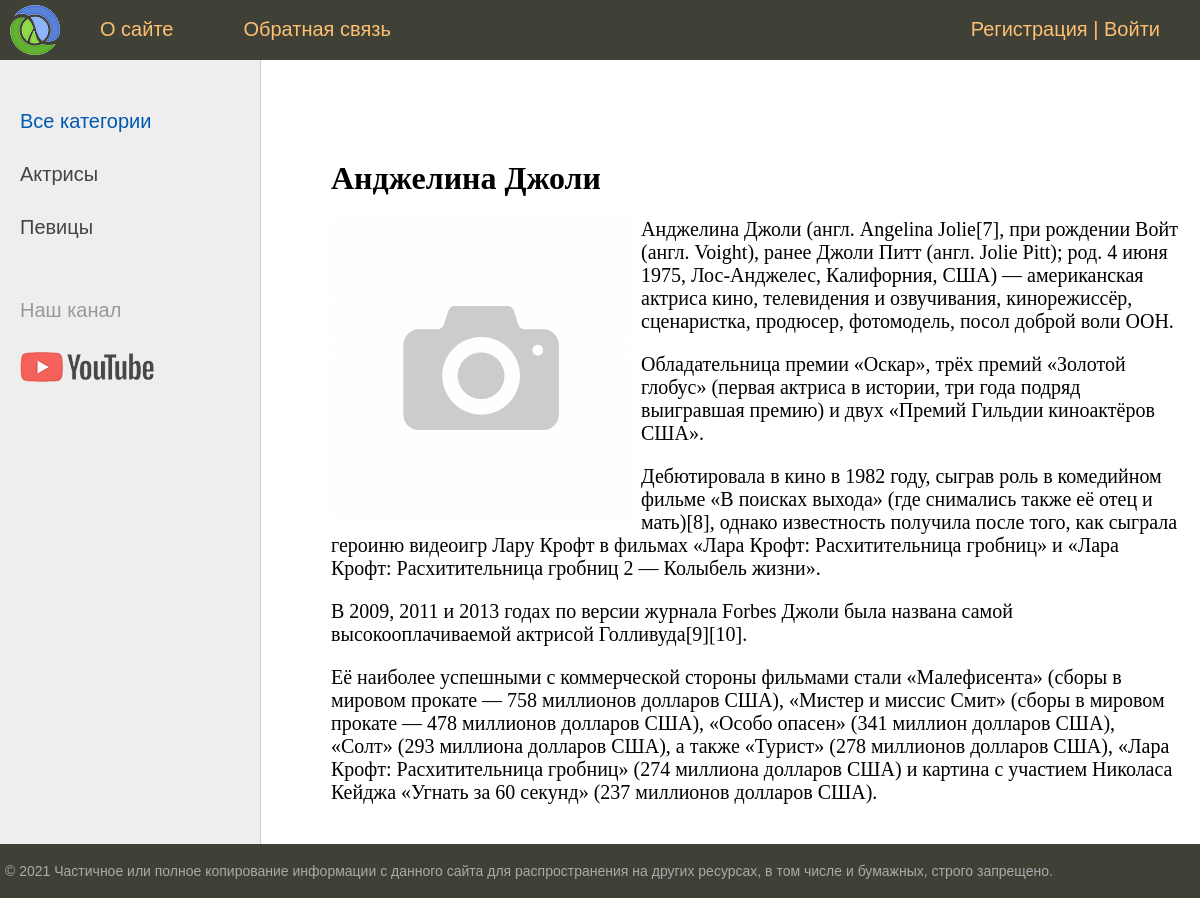
/post/andzhelina-dzholi/, run on an earlier commit of the app's database.
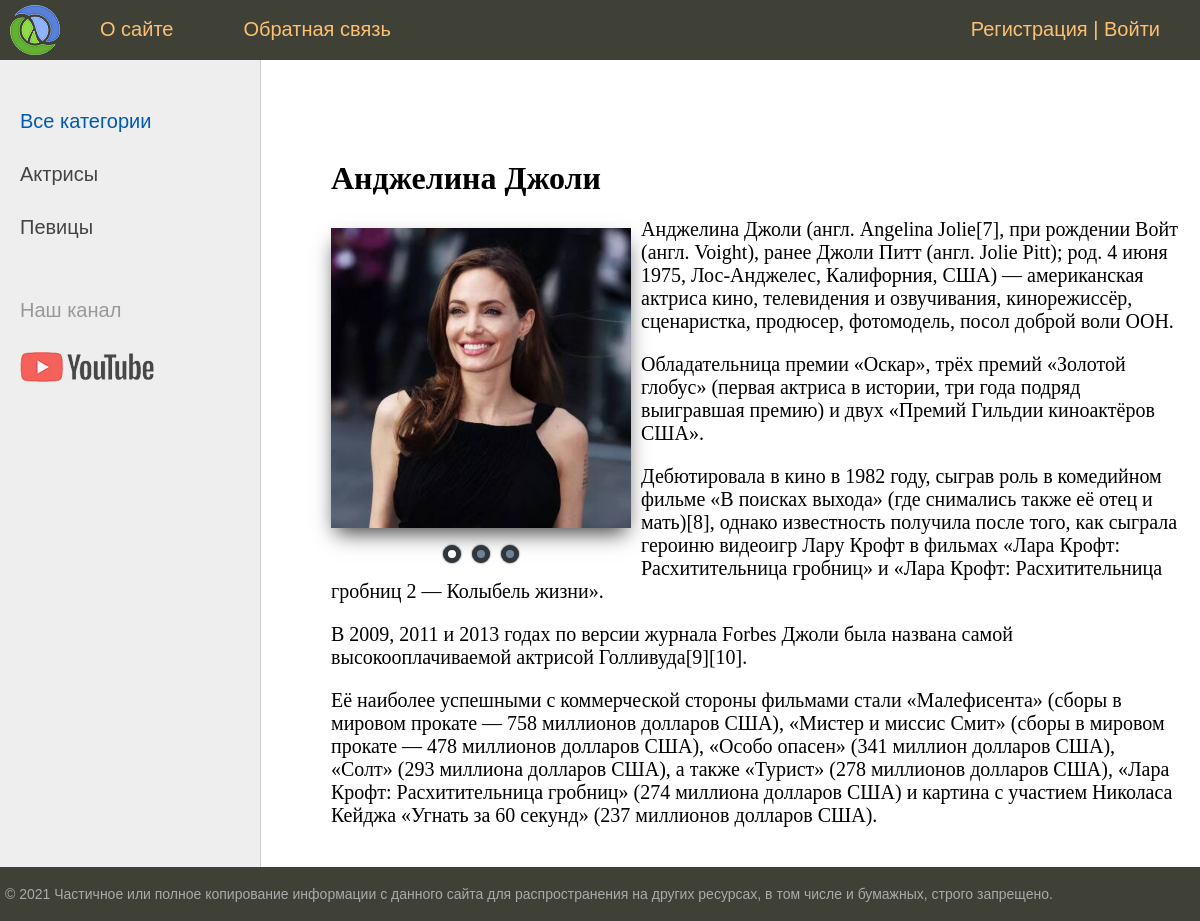
And on a later commit of the database.
### women/models.py (models this page shows, shortened)
class Category(models.Model):
    name = models.CharField(max_length=100, db_index=True, verbose_name="Категория")
    slug = models.SlugField(max_length=255, unique=True, db_index=True, verbose_name="URL")
    def __str__(self):
        return self.name
    """
    def get_absolute_url(self):
        return reverse('category', kwargs={'cat_id': self.pk})
    """
    def get_absolute_url(self):
        return reverse('category', kwargs={'cat_slug': self.slug})
    class Meta:
        verbose_name = 'Категория'
        verbose_name_plural = 'Категории'
        ordering = ['id']

class Women(models.Model):
    title = models.CharField(max_length=255, verbose_name="Заголовок")
    slug = models.SlugField(max_length=255, unique=True, db_index=True, verbose_name="URL")
    content = models.TextField(blank=True, verbose_name="Текст статьи")
    time_create = models.DateTimeField(auto_now_add=True, verbose_name="Время создания")
    time_update = models.DateTimeField(auto_now=True, verbose_name="Время изменения")
    is_published = models.BooleanField(default=True, verbose_name="Публикация")
    cat = models.ForeignKey('Category', on_delete=models.PROTECT, verbose_name="Категории")
    def __str__(self):
        return self.title
    """
    def get_absolute_url(self):
        return reverse('post', kwargs={'post_id': self.pk})
    """
    def get_absolute_url(self):
        return reverse('post', kwargs={'post_slug': self.slug})
    """
    def get_absolute_url2(self):
        return reverse('post', kwargs={'post_id': self.pk})
    """
    class Meta:
        verbose_name = 'Известные женщины'
        verbose_name_plural = 'Известные женщины'
        ordering = ['id']

class WomenPhoto(models.Model):
    photo = models.ImageField(upload_to="photos/%Y/%m/%d/", verbose_name="Фото")
    women = models.ForeignKey(Women, on_delete=models.PROTECT, verbose_name="Известные женщины")
    class Meta:
        verbose_name = 'Фотография известной женщины'
        verbose_name_plural = 'Фотографии известных женщин'

### women/views.py (the view)
# urls.py: path('post/<slug:post_slug>/', ShowPost.as_view(), name='post'),
class ShowPost(DataMixin, DetailView):
    model = Women
    template_name = 'women/post.html'
    slug_url_kwarg = 'post_slug'
    context_object_name = 'post'
    def get_context_data(self, *, object_list=None, **kwargs):
        context = super().get_context_data(**kwargs)
        c_def = self.get_user_context(title=context['post'])
        return dict(list(context.items()) + list(c_def.items()))

### women/templatetags/women_tags.py (called while the page is built)
@register.simple_tag(name='getcats')
def get_categories(filter=None):
    if not filter:
        return Category.objects.all()
    else:
        return Category.objects.filter(pk=filter)

@register.inclusion_tag('women/list_menu.html', takes_context=True)
def show_menu(context):
    request = context['request']
    user_menu = menu.copy()
    if not request.user.is_authenticated:
        user_menu.pop(1)
    context['menu'] = user_menu
    return context

@register.inclusion_tag('women/photo_post.html')
def show_photos_in_post(women_id=0):
    photos = WomenPhoto.objects.filter(women_id=women_id)
    return {"photos": photos}

### women/utils.py (called while the page is built)
    def get_user_context(self, **kwargs):
        context = kwargs
        cats = Category.objects.annotate(Count('women'))
        user_menu = menu.copy()
        if not self.request.user.is_authenticated:
            user_menu.pop(1)
        context['menu'] = user_menu
        context['cats'] = cats
        if 'cat_selected' not in context:
            context['cat_selected'] = 0
        return context

### women/templates/women/post.html
{% extends 'women/base.html' %}
{% load women_tags %}
{% block content %}
<h1>{{post.title}}</h1>
{% show_photos_in_post women_id=post.pk %}
{{post.content|linebreaks}}
{% endblock %}

### women/templates/women/base.html (shortened to what this page needs)
{% load static %}
{% load static %}
{% load women_tags %}
<!DOCTYPE html>
<html>
<head>
	<link type="text/css" href="{% static 'women/css/styles.css' %}" rel="stylesheet" />
</head>
<body>
<table class="table-page" border=0 cellpadding="0" cellspacing="0">
<tr><td valign=top>
{% block mainmenu %}
		<div class="header">
			<ul id="mainmenu" class="mainmenu">
					<li class="logo"><a href="{% url 'home' %}"><div class="logo"></div></a></li>
				{% show_menu %}
			</ul>
		</div>
{% endblock mainmenu %}
<table class="table-content" border=0 cellpadding="0" cellspacing="0">
<tr>
	<td valign="top" class="left-chapters">
		{% getcats as categories %}
	<ul id="leftchapters">
{% if cat_selected == 0 %}
                   <li class="selected">Все категории</li>
{% else %}
		<!--
		Отображается ссылка
		-->
                   <li><a href="{% url 'home' %}">Все категории</a></li>
{% endif %}
		{% for c in cats %}
		{% if c.women__count > 0 %}
         {% if c.pk == cat_selected %}
                   <li class="selected">{{c.name}}</li>
         {% else %}
                   <li><a href="{{ c.get_absolute_url }}">{{c.name}}</a></li>
         {% endif %}
		{% endif %}
		{% endfor %}
		<li class="share">
		<p>Наш канал</p>
		<a class="share-yt" href="https://www.youtube.com/channel/UClJzWfGWuGJL2t-3dYKcHTA/playlists" target="_blank" rel="nofollow"></a>
		</li>
	</ul>
</td>
<td valign="top" class="content">
	<div class="content-text">
{% block content %}
{% endblock %}
	</div>
</td></tr></table>
</td></tr>
<tr><td valign=top>
	<div id="footer">
		<p>&copy; 2021 Частичное или полное копирование информации с данного сайта для распространения на других ресурсах, в том числе и бумажных, строго запрещено.</p>
	</div>
</td></tr></table>
</body>
</html>

### women/templates/women/list_menu.html
{% for m in menu %}
				<li><a href="{% url m.url_name %}">{{m.title}}</a></li>
{% endfor %}
{% if request.user.is_authenticated %}
<li class="last"> {{user.username}} | <a href="{% url 'logout' %}">Выйти</a></li>
{% else %}
				<li class="last"><a href="{% url 'register' %}">Регистрация</a> | <a href="{% url 'login' %}">Войти</a></li>
{% endif %}

### women/templates/women/photo_post.html (shortened to what this page needs)
{% if photos|length > 0 %}
	{% if photos|length >= 3 %}
<div class="slider">
  <div class="switch">
    <label for="btn1"></label>
    <label for="btn2"></label>
    <label for="btn3"></label>
  </div>
  <div class="slider-inner">
    <div class="slides">
        <img src="{{photos.0.photo.url}}"/>
    </div>
  </div>
</div>
	{% else %}
		{% for ph in photos %}
				<p><img class="img-article-left" src="{{ph.photo.url}}"></p>
		{% endfor %}
	{% endif %}
				{% else %}
                {% if cat_selected == 0 %}
				<p><img class="img-article-left" src="../static/women/images/no_photo.png"></p>
                {% else %}
                <p><img class="img-article-left" src="../../../static/women/images/no_photo.png"></p>
                {% endif %}
{% endif %}

### women/static/women/css/styles.css (style rules this page uses)
html, body { font-family: 'Arial'; margin: 0; padding: 0; height: 100%; width: 100%; color: #444; }
a { color: #0059b2; text-decoration: none; }
img { max-width: 600px; height: auto; }
.table-page { width: 100%; height: 100%; vertical-align: top; }
.table-page tr { height: 100%; }
.header { background: #3F4137; height: 60px; }
.logo { background: url('../images/logo.png') no-repeat 10px 5px; width: 70px; height: 60px; }
ul.mainmenu { list-style: none; margin: 0; padding: 0; height: 60px; color: #fdc073; font-size: 20px; overflow: hidden; }
ul.mainmenu li { float: left; margin: 18px 40px 0 30px; }
ul.mainmenu li.logo { margin: 0; }
ul.mainmenu li.last { float: right; }
ul.mainmenu li a { color: #fdc073; text-decoration: none; }
.table-content { width: 100%; min-height: 100%; height: 100%; }
.left-chapters { margin: 0; background: #eee; border-right: 1px solid #ccc; min-height: 100%; }
.left-chapters ul { width: 230px; min-height: 100%; margin: 0; padding: 20px 10px 10px 20px; list-style: none; font-size: 20px; }
.left-chapters ul li { margin: 30px 0 0 0; color: #999; }
.left-chapters ul li.selected { color: #0059b2; }
.left-chapters ul li a { color: #444; text-decoration: none; }
.left-chapters ul li.share { margin: 60px 0 0 0; }
.left-chapters ul li.share p { margin: 30px 0 30px 0; }
.left-chapters ul li.share a { display: inline-block; width: 40px; height: 40px; margin: 0 20px 0 0; }
.left-chapters ul li.share a.share-yt { width: 100%; height: 30px; background: url('../images/share_yt.png') no-repeat 0 0 }
.content { padding: 40px 20px 20px 40px; width: 100%; box-sizing: border-box; }
.content-text { margin: 60px 0 0 30px; color: #000; font-size: 20px; font-family: Yandex Sans Display Light; }
.content-text h1 { font-size: 32px; }
#footer { box-sizing: border-box; background: #3F4137; padding: 5px; color: #aaa; font-size: 14px; font-family: Verdana, Geneva, Arial, Helvetica; text-align: left; overflow: hidden; }
.slider { position: relative; width: 300px; height: 300px; float: left; margin: 10px 10px 30px auto; box-shadow: 0 10px 20px -5px rgba(0, 0, 0, 0.75); }
.switch { position: absolute; left: 0; bottom: -40px; text-align: center; width: 100%; }
.switch label { display: inline-block; width: 8px; height: 8px; cursor: pointer; margin: 0 3px; box-shadow: 0 0 2px 0 rgba(0, 0, 0, .8); border-radius: 50%; border: 5px solid #2f363c; background-color: #738290; }
#btn1:checked~.switch label[for="btn1"] { background-color: white; }
.slider-inner { overflow: hidden; }
.slides { display: flex; width: 100%; transition: all 0.5s; }
.slides img { flex-shrink:0; object-fit: cover; width: 300px; height: 300px; }

What changed in the data, as far as the page shows it:
added WomenPhoto: photo (picture)
